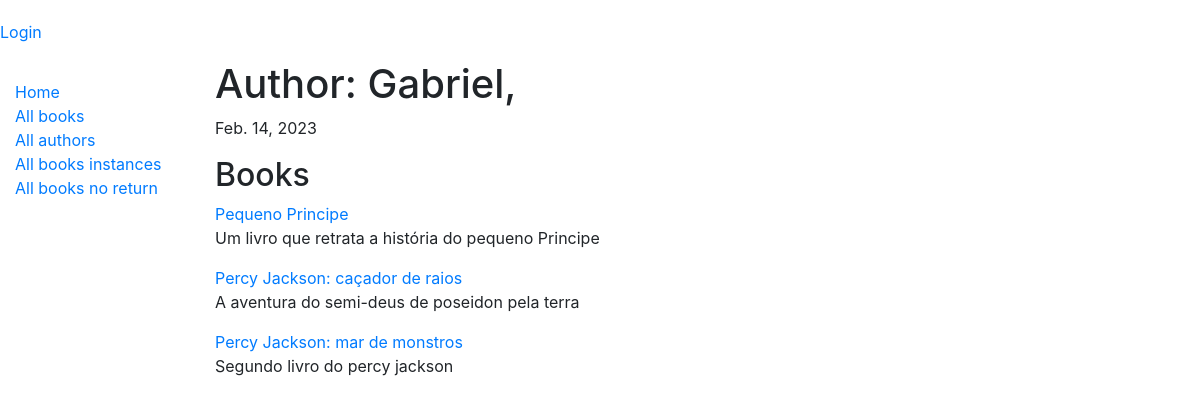
/catalog/author/1/, run on the app's committed database.
### catalog/models.py (models this page shows, shortened)
class Author(models.Model):
    first_name = models.CharField(max_length=200)
    last_name = models.CharField(max_length=200)
    born_date = models.DateField(null=True, blank=True)
    death_date = models.DateField('Died', null=True, blank=True)
    class Meta:
        ordering = ['last_name', 'first_name']

class Book (models.Model):
    title = models.CharField(max_length=200)
    author = models.ForeignKey('Author', on_delete=models.SET_NULL, null=True)
    summary = models.TextField(max_length=1000, help_text='entre com uma descrição do livro')
    isbn = models.CharField('ISBN', max_length=13, help_text='13 Character <a href="https://www.isbn-international.org/content/what-isbn">ISBN number</a>')
    genre = models.ManyToManyField(Genre, help_text='selecione o genero do livro')
    language = models.ForeignKey('Language',on_delete=models.SET_NULL, null=True)

### catalog/views.py (the view)
# urls.py: path("author/<int:pk>/", views.AuthorDetailView.as_view(), name="author-detail"),
class AuthorDetailView(generic.DetailView):
  model = Author

### templates/catalog/author_detail.html
{% extends '../base.html' %}
{% block content%}
    <div>
        <h1>Author: {{ author.last_name }}, {{ author.fist_name }}</h1>
        <p>{{ author.born_date }}</p>
        <div>
            <h2>Books</h2>
            {% for book in author.book_set.all %}
            <div>
                <a href="{% url 'catalog:book_detail' book.pk %}">{{ book.title }}</a>{{ book.count }}
                <p>{{ book.summary }}</p>
            </div>
            {% endfor %}
        </div>
    </div>
{% endblock %}

### data on the page
Author: last_name "Gabriel", born_date "Feb. 14, 2023"
Book: title "Pequeno Principe", summary "Um livro que retrata a história do pequeno Principe"
Book: title "Percy Jackson: caçador de raios", summary "A aventura do semi-deus de poseidon pela terra"
Book: title "Percy Jackson: mar de monstros", summary "Segundo livro do percy jackson"
